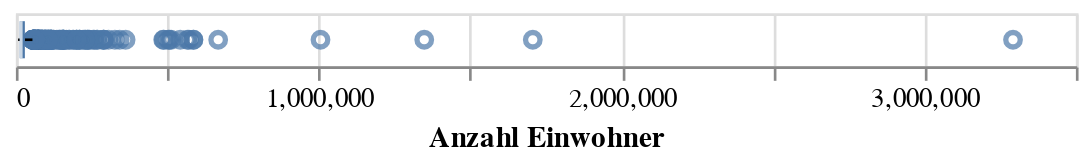

Notebook cell for this chart:
### Code cell
#| echo: true 
#| code-fold: true
# Boxplot 
box = alt.Chart(df_analyse_gemeinde).mark_boxplot().encode(
    x='Anzahl Einwohner',
)
box

### Figure 1 — Vega-Lite specification as saved in the notebook (floating-point values rounded to 4 significant figures; data arrays with more than 128 entries replaced by an {"elided": "..."} marker saying what was removed)
{"config": {"view": {"continuousWidth": 400, "continuousHeight": 300}}, "data": {"name": "data-3dc3cc493a6ff8d8004891b8e5aa5981"}, "mark": "boxplot", "encoding": {"x": {"field": "Anzahl Einwohner", "type": "quantitative"}}, "$schema": "https://vega.github.io/schema/vega-lite/v4.17.0.json", "datasets": {"data-3dc3cc493a6ff8d8004891b8e5aa5981": {"elided": "1574 records"}}}
